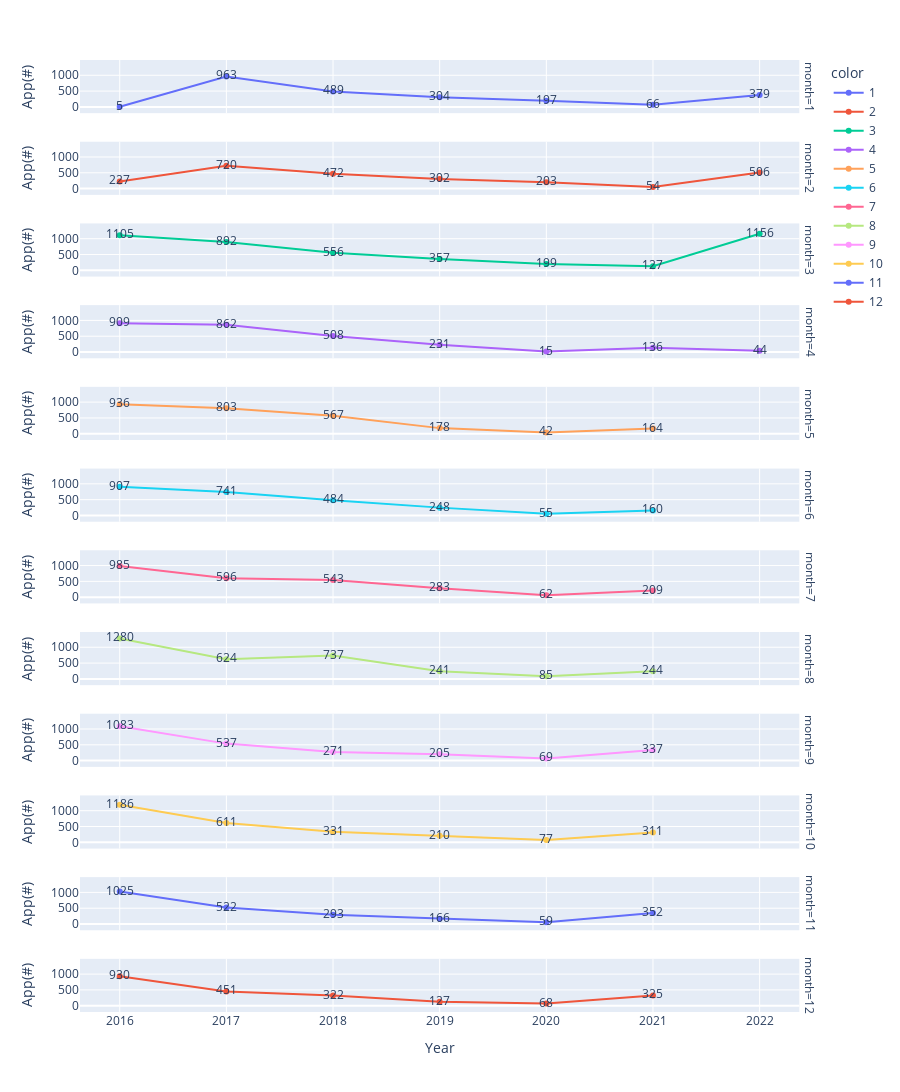

The notebook cell saved with this chart:
### Code cell
import plotly.graph_objects as go
from plotly.subplots import make_subplots

df6 = df5[df5['Driver Exam'] == 'Needed']
df6.head()
fig3 = px.line(df6, x=df6['App Date (Y/M/D)'].dt.year, y='Number of Applicants',\
             labels={'x':'Year','Number of Applicants':'App(#)','facet_row':'month'},\
             color=df6['App Date (Y/M/D)'].dt.month, text = df6['Number of Applicants'],\
             height=1300, facet_row = df6['App Date (Y/M/D)'].dt.month)
fig3.update_traces(secondary_y = 'Test')
fig3.show()
# this_figure = sp.make_subplots(rows=1, cols=2) 
# this_figure.append_trace(fig3, row=1, col=1)
# this_figure.append_trace(fig3, row=1, col=2)
# final_graph = dcc.Graph(figure=this_figure)

### Figure 1 — Plotly figure (JSON) as saved in the notebook; plotly's stock layout.template omitted (floating-point values rounded to 4 significant figures)
{"data": [{"hovertemplate": "color=1<br>month=1<br>Year=%{x}<br>App(#)=%{text}<extra></extra>", "legendgroup": "1", "line": {"color": "#636efa", "dash": "solid"}, "marker": {"symbol": "circle"}, "mode": "markers+text+lines", "name": "1", "orientation": "v", "showlegend": true, "text": [5, 963, 489, 304, 197, 66, 379], "type": "scatter", "x": [2016, 2017, 2018, 2019, 2020, 2021, 2022], "xaxis": "x12", "y": [5, 963, 489, 304, 197, 66, 379], "yaxis": "y12"}, {"hovertemplate": "color=2<br>month=2<br>Year=%{x}<br>App(#)=%{text}<extra></extra>", "legendgroup": "2", "line": {"color": "#EF553B", "dash": "solid"}, "marker": {"symbol": "circle"}, "mode": "markers+text+lines", "name": "2", "orientation": "v", "showlegend": true, "text": [227, 720, 472, 302, 203, 54, 506], "type": "scatter", "x": [2016, 2017, 2018, 2019, 2020, 2021, 2022], "xaxis": "x11", "y": [227, 720, 472, 302, 203, 54, 506], "yaxis": "y11"}, {"hovertemplate": "color=3<br>month=3<br>Year=%{x}<br>App(#)=%{text}<extra></extra>", "legendgroup": "3", "line": {"color": "#00cc96", "dash": "solid"}, "marker": {"symbol": "circle"}, "mode": "markers+text+lines", "name": "3", "orientation": "v", "showlegend": true, "text": [1105, 892, 556, 357, 199, 127, 1156], "type": "scatter", "x": [2016, 2017, 2018, 2019, 2020, 2021, 2022], "xaxis": "x10", "y": [1105, 892, 556, 357, 199, 127, 1156], "yaxis": "y10"}, {"hovertemplate": "color=4<br>month=4<br>Year=%{x}<br>App(#)=%{text}<extra></extra>", "legendgroup": "4", "line": {"color": "#ab63fa", "dash": "solid"}, "marker": {"symbol": "circle"}, "mode": "markers+text+lines", "name": "4", "orientation": "v", "showlegend": true, "text": [909, 862, 508, 231, 15, 136, 44], "type": "scatter", "x": [2016, 2017, 2018, 2019, 2020, 2021, 2022], "xaxis": "x9", "y": [909, 862, 508, 231, 15, 136, 44], "yaxis": "y9"}, {"hovertemplate": "color=5<br>month=5<br>Year=%{x}<br>App(#)=%{text}<extra></extra>", "legendgroup": "5", "line": {"color": "#FFA15A", "dash": "solid"}, "marker": {"symbol": "circle"}, "mode": "markers+text+lines", "name": "5", "orientation": "v", "showlegend": true, "text": [936, 803, 567, 178, 42, 164], "type": "scatter", "x": [2016, 2017, 2018, 2019, 2020, 2021], "xaxis": "x8", "y": [936, 803, 567, 178, 42, 164], "yaxis": "y8"}, {"hovertemplate": "color=6<br>month=6<br>Year=%{x}<br>App(#)=%{text}<extra></extra>", "legendgroup": "6", "line": {"color": "#19d3f3", "dash": "solid"}, "marker": {"symbol": "circle"}, "mode": "markers+text+lines", "name": "6", "orientation": "v", "showlegend": true, "text": [907, 741, 484, 248, 55, 160], "type": "scatter", "x": [2016, 2017, 2018, 2019, 2020, 2021], "xaxis": "x7", "y": [907, 741, 484, 248, 55, 160], "yaxis": "y7"}, {"hovertemplate": "color=7<br>month=7<br>Year=%{x}<br>App(#)=%{text}<extra></extra>", "legendgroup": "7", "line": {"color": "#FF6692", "dash": "solid"}, "marker": {"symbol": "circle"}, "mode": "markers+text+lines", "name": "7", "orientation": "v", "showlegend": true, "text": [985, 596, 543, 283, 62, 209], "type": "scatter", "x": [2016, 2017, 2018, 2019, 2020, 2021], "xaxis": "x6", "y": [985, 596, 543, 283, 62, 209], "yaxis": "y6"}, {"hovertemplate": "color=8<br>month=8<br>Year=%{x}<br>App(#)=%{text}<extra></extra>", "legendgroup": "8", "line": {"color": "#B6E880", "dash": "solid"}, "marker": {"symbol": "circle"}, "mode": "markers+text+lines", "name": "8", "orientation": "v", "showlegend": true, "text": [1280, 624, 737, 241, 85, 244], "type": "scatter", "x": [2016, 2017, 2018, 2019, 2020, 2021], "xaxis": "x5", "y": [1280, 624, 737, 241, 85, 244], "yaxis": "y5"}, {"hovertemplate": "color=9<br>month=9<br>Year=%{x}<br>App(#)=%{text}<extra></extra>", "legendgroup": "9", "line": {"color": "#FF97FF", "dash": "solid"}, "marker": {"symbol": "circle"}, "mode": "markers+text+lines", "name": "9", "orientation": "v", "showlegend": true, "text": [1083, 537, 271, 205, 69, 337], "type": "scatter", "x": [2016, 2017, 2018, 2019, 2020, 2021], "xaxis": "x4", "y": [1083, 537, 271, 205, 69, 337], "yaxis": "y4"}, {"hovertemplate": "color=10<br>month=10<br>Year=%{x}<br>App(#)=%{text}<extra></extra>", "legendgroup": "10", "line": {"color": "#FECB52", "dash": "solid"}, "marker": {"symbol": "circle"}, "mode": "markers+text+lines", "name": "10", "orientation": "v", "showlegend": true, "text": [1186, 611, 331, 210, 77, 311], "type": "scatter", "x": [2016, 2017, 2018, 2019, 2020, 2021], "xaxis": "x3", "y": [1186, 611, 331, 210, 77, 311], "yaxis": "y3"}, {"hovertemplate": "color=11<br>month=11<br>Year=%{x}<br>App(#)=%{text}<extra></extra>", "legendgroup": "11", "line": {"color": "#636efa", "dash": "solid"}, "marker": {"symbol": "circle"}, "mode": "markers+text+lines", "name": "11", "orientation": "v", "showlegend": true, "text": [1025, 522, 293, 166, 59, 352], "type": "scatter", "x": [2016, 2017, 2018, 2019, 2020, 2021], "xaxis": "x2", "y": [1025, 522, 293, 166, 59, 352], "yaxis": "y2"}, {"hovertemplate": "color=12<br>month=12<br>Year=%{x}<br>App(#)=%{text}<extra></extra>", "legendgroup": "12", "line": {"color": "#EF553B", "dash": "solid"}, "marker": {"symbol": "circle"}, "mode": "markers+text+lines", "name": "12", "orientation": "v", "showlegend": true, "text": [930, 451, 322, 127, 68, 325], "type": "scatter", "x": [2016, 2017, 2018, 2019, 2020, 2021], "xaxis": "x", "y": [930, 451, 322, 127, 68, 325], "yaxis": "y"}], "layout": {"annotations": [{"font": {}, "showarrow": false, "text": "month=12", "textangle": 90, "x": 0.98, "xanchor": "left", "xref": "paper", "y": 0.02792, "yanchor": "middle", "yref": "paper"}, {"font": {}, "showarrow": false, "text": "month=11", "textangle": 90, "x": 0.98, "xanchor": "left", "xref": "paper", "y": 0.1137, "yanchor": "middle", "yref": "paper"}, {"font": {}, "showarrow": false, "text": "month=10", "textangle": 90, "x": 0.98, "xanchor": "left", "xref": "paper", "y": 0.1996, "yanchor": "middle", "yref": "paper"}, {"font": {}, "showarrow": false, "text": "month=9", "textangle": 90, "x": 0.98, "xanchor": "left", "xref": "paper", "y": 0.2854, "yanchor": "middle", "yref": "paper"}, {"font": {}, "showarrow": false, "text": "month=8", "textangle": 90, "x": 0.98, "xanchor": "left", "xref": "paper", "y": 0.3712, "yanchor": "middle", "yref": "paper"}, {"font": {}, "showarrow": false, "text": "month=7", "textangle": 90, "x": 0.98, "xanchor": "left", "xref": "paper", "y": 0.4571, "yanchor": "middle", "yref": "paper"}, {"font": {}, "showarrow": false, "text": "month=6", "textangle": 90, "x": 0.98, "xanchor": "left", "xref": "paper", "y": 0.5429, "yanchor": "middle", "yref": "paper"}, {"font": {}, "showarrow": false, "text": "month=5", "textangle": 90, "x": 0.98, "xanchor": "left", "xref": "paper", "y": 0.6287, "yanchor": "middle", "yref": "paper"}, {"font": {}, "showarrow": false, "text": "month=4", "textangle": 90, "x": 0.98, "xanchor": "left", "xref": "paper", "y": 0.7146, "yanchor": "middle", "yref": "paper"}, {"font": {}, "showarrow": false, "text": "month=3", "textangle": 90, "x": 0.98, "xanchor": "left", "xref": "paper", "y": 0.8004, "yanchor": "middle", "yref": "paper"}, {"font": {}, "showarrow": false, "text": "month=2", "textangle": 90, "x": 0.98, "xanchor": "left", "xref": "paper", "y": 0.8862, "yanchor": "middle", "yref": "paper"}, {"font": {}, "showarrow": false, "text": "month=1", "textangle": 90, "x": 0.98, "xanchor": "left", "xref": "paper", "y": 0.9721, "yanchor": "middle", "yref": "paper"}], "height": 1300, "legend": {"title": {"text": "color"}, "tracegroupgap": 0}, "margin": {"t": 60}, "xaxis": {"anchor": "y", "domain": [0, 0.98], "title": {"text": "Year"}}, "xaxis10": {"anchor": "y10", "domain": [0, 0.98], "matches": "x", "showticklabels": false}, "xaxis11": {"anchor": "y11", "domain": [0, 0.98], "matches": "x", "showticklabels": false}, "xaxis12": {"anchor": "y12", "domain": [0, 0.98], "matches": "x", "showticklabels": false}, "xaxis2": {"anchor": "y2", "domain": [0, 0.98], "matches": "x", "showticklabels": false}, "xaxis3": {"anchor": "y3", "domain": [0, 0.98], "matches": "x", "showticklabels": false}, "xaxis4": {"anchor": "y4", "domain": [0, 0.98], "matches": "x", "showticklabels": false}, "xaxis5": {"anchor": "y5", "domain": [0, 0.98], "matches": "x", "showticklabels": false}, "xaxis6": {"anchor": "y6", "domain": [0, 0.98], "matches": "x", "showticklabels": false}, "xaxis7": {"anchor": "y7", "domain": [0, 0.98], "matches": "x", "showticklabels": false}, "xaxis8": {"anchor": "y8", "domain": [0, 0.98], "matches": "x", "showticklabels": false}, "xaxis9": {"anchor": "y9", "domain": [0, 0.98], "matches": "x", "showticklabels": false}, "yaxis": {"anchor": "x", "domain": [0, 0.05583], "title": {"text": "App(#)"}}, "yaxis10": {"anchor": "x10", "domain": [0.7725, 0.8283], "matches": "y", "title": {"text": "App(#)"}}, "yaxis11": {"anchor": "x11", "domain": [0.8583, 0.9142], "matches": "y", "title": {"text": "App(#)"}}, "yaxis12": {"anchor": "x12", "domain": [0.9442, 1.0], "matches": "y", "title": {"text": "App(#)"}}, "yaxis2": {"anchor": "x2", "domain": [0.08583, 0.1417], "matches": "y", "title": {"text": "App(#)"}}, "yaxis3": {"anchor": "x3", "domain": [0.1717, 0.2275], "matches": "y", "title": {"text": "App(#)"}}, "yaxis4": {"anchor": "x4", "domain": [0.2575, 0.3133], "matches": "y", "title": {"text": "App(#)"}}, "yaxis5": {"anchor": "x5", "domain": [0.3433, 0.3992], "matches": "y", "title": {"text": "App(#)"}}, "yaxis6": {"anchor": "x6", "domain": [0.4292, 0.485], "matches": "y", "title": {"text": "App(#)"}}, "yaxis7": {"anchor": "x7", "domain": [0.515, 0.5708], "matches": "y", "title": {"text": "App(#)"}}, "yaxis8": {"anchor": "x8", "domain": [0.6008, 0.6567], "matches": "y", "title": {"text": "App(#)"}}, "yaxis9": {"anchor": "x9", "domain": [0.6867, 0.7425], "matches": "y", "title": {"text": "App(#)"}}}}
